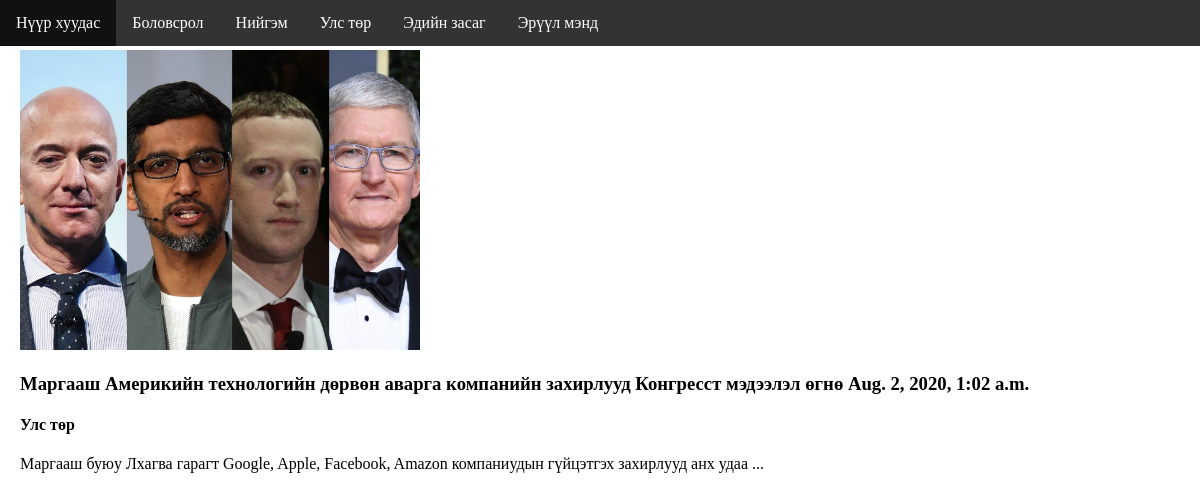
/post/1, run on the app's committed database.
### blog/models.py (models this page shows, shortened)
class Category(models.Model):
    name = models.CharField(max_length=50)
    path = models.CharField(max_length=50)
    created = models.DateTimeField(auto_now_add=True)
    def __str__(self):
        return self.name

class Post(models.Model):
    title = models.CharField(max_length=100)
    text = models.TextField()
    created = models.DateTimeField(auto_now_add=True)
    image = models.ImageField(default='none.png',blank=True)
    category = models.ForeignKey(Category, default=None, on_delete=models.DO_NOTHING)
    def shorter(self):
        return self.text[:100] +'...'

### blog/views.py (the view)
# urls.py: path('post/<int:id>', views.post, name='posts'),
def post(request, id):
    print('category id --->', id)
    category_list = Category.objects.all().order_by('name')
    post_list = Post.objects.filter(category__id =id)
    context = {
        'categories': category_list,
        'posts': post_list
    }
    return render(request, 'post.html', context)

### templates/post.html (shortened to what this page needs)
<!DOCTYPE html>
<html>
<head>
</head>
<body>
<ul>
  <li><a href="{% url 'index'%">Нүүр хуудас</a></li>
  {% for i in categories %}
    <li><a href="{% url 'posts' id=i.id %}">{{ i.name }}</a></li>
</ul>
<div style="padding:20px;margin-top:30px;">
  {% for i in posts %}
    <img src="{{ i.image.url }}" alt="" srcset="" width="400" height="300">
    <h3>{{ i.title }} {{ i.created }}</h3>
    <h4>{{ i.category }}</h4>
    <p>{{ i.shorter }}</p>
  {% endfor %}
</div>
</body>
</html>

### templates/post.html (style rules this page uses)
body { margin:0; }
ul { list-style-type: none; margin: 0; padding: 0; overflow: hidden; background-color: #333; position: fixed; top: 0; width: 100%; }
li { float: left; }
li a { display: block; color: white; text-align: center; padding: 14px 16px; text-decoration: none; }

### data on the page
Category: name "Боловсрол"
Category: name "Нийгэм"
Category: name "Улс төр"
Category: name "Эдийн засаг"
Category: name "Эрүүл мэнд"
Post: image (picture), title "Маргааш Америкийн технологийн дөрвөн аварга компанийн захирлууд Конгресст мэдээлэл өгнө", created "Aug. 2, 2020, 1:02 a.m.", category "Улс төр", shorter "Маргааш буюу Лхагва гарагт Google, Apple, Facebook, Amazon компаниудын гүйцэтгэх захирлууд анх удаа ..."
